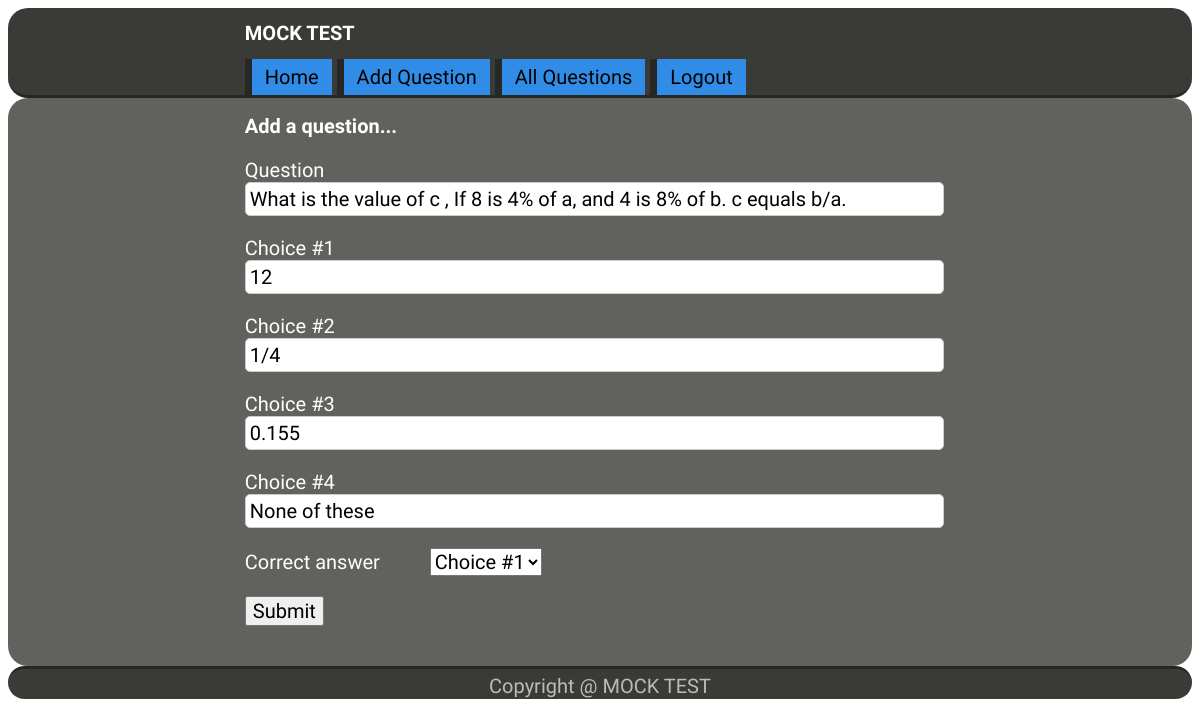
The app's page /editquestion.php?qno=3 (signed in) with its own data.
### tables this page shows
CREATE TABLE `questions` (
  `qid` int(11) NOT NULL,
  `qno` int(11) NOT NULL,
  `question` text NOT NULL,
  `ans1` text NOT NULL,
  `ans2` text NOT NULL,
  `ans3` text NOT NULL,
  `ans4` text NOT NULL,
  `correct_answer` varchar(1) NOT NULL
);

### editquestion.php (the view, shortened to what this page needs)
<?php include "connection.php";
if (isset($_SESSION['admin'])) {
	?>
<?php
if (isset($_GET['qno'])) {
	$qno = mysqli_real_escape_string($conn , $_GET['qno']);
	if (is_numeric($qno)) {
		$query = "SELECT * FROM questions WHERE qno = '$qno' ";
		$run = mysqli_query($conn, $query) or die(mysqli_error($conn));
		if (mysqli_num_rows($run) > 0) {
			while ($row = mysqli_fetch_array($run)) {
                 $question = $row['question'];
                 $ans1 = $row['ans1'];
                 $ans2 = $row['ans2'];
                 $ans3 = $row['ans3'];
                 $ans4 = $row['ans4'];
			}
		}
		else {
			echo "<script> alert('error');
			window.location.href = 'allquestions.php'; </script>" ;
		}
	}
	else {
		header("location: allquestions.php");
	}
}
?>
<!DOCTYPE html>
<html>
	<head>
		<link rel="stylesheet" type="text/css" href="css/style.css">
	</head>
	<body>
		<header>
			<div class="container">
				<h1>MOCK TEST</h1>
				<a href="quiz.php" class="start">Home</a>
				<a href="add.php" class="start">Add Question</a>
				<a href="allquestions.php" class="start">All Questions</a>
				<a href="exit.php" class="start">Logout</a>
			</div>
		</header>
		<main>
			<div class="container">
				<h2>Add a question...</h2>
				<form method="post" action="">
					<p>
						<label>Question</label>
						<input type="text" name="question" required="" value="<?php echo $question; ?>">
					</p>
					<p>
						<label>Choice #1</label>
						<input type="text" name="choice1" required="" value="<?php echo $ans1; ?>">
					</p>
					<p>
						<label>Choice #2</label>
						<input type="text" name="choice2" required="" value="<?php echo $ans2; ?>">
					</p>
					<p>
						<label>Choice #3</label>
						<input type="text" name="choice3" required="" value="<?php echo $ans3; ?>">
					</p>
					<p>
						<label>Choice #4</label>
						<input type="text" name="choice4" required="" value="<?php echo $ans4; ?>">
					</p>
					<p>
						<label>Correct answer</label>
						<select name="answer" >
                        <option value="a">Choice #1 </option>
                    </select>
					</p>
					<p>
						<input type="submit" name="submit" value="Submit">
					</p>
				</form>
			</div>
		</main>
		<footer>
			<div class="container">
				Copyright @ MOCK TEST
			</div>
		</footer>
	</body>
</html>
<?php }
else {
	header("location: admin.php");
}
?>

### css/style.css (style rules this page uses)
* { font-family:unbounded; font-size: 20px; }
body { font-size: 15px; line-height: 1.6em; }
a { text-decoration: none; }
label { display: inline-block; width: 180px; }
input[type='text'] { width: 97%; padding: 4px; border-radius: 5px; border:1px #ccc solid; }
.container { width: 60%; margin: 0 auto; overflow: auto; }
header { border-bottom: 3px #272726 solid; background: #3A3A36; color: white; border-radius: 20px; }
footer { border-top: 3px #272726 solid; background: #3A3A36; color: #BBBBB9; text-align: center; padding-top: 5px; padding-bottom: 5px; border-radius: 20px; height: 20px; }
main { padding-bottom: 20px; background: #61615E; color: white; border-radius: 20px; }
a.start { display: inline-block; color: #000000; background: #318CE7; border-left: 7px #272726 solid; padding:6px 13px; }

### records on screen
questions: question "What is the value of c , If 8 is 4% of a, and 4 is 8% of b. c equals b/a.", choice1 "12", choice2 "1/4", choice3 "0.155", choice4 "None of these"
